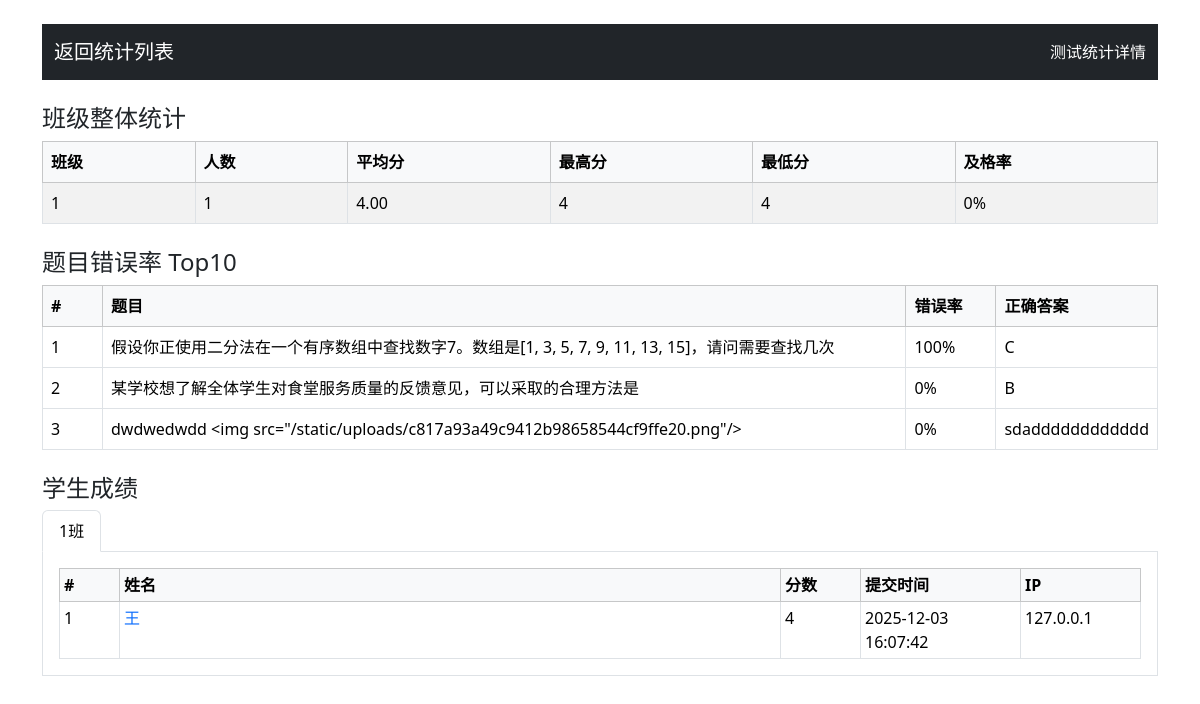
/test_statistics/19 (signed in), run on an earlier commit of the app's database.
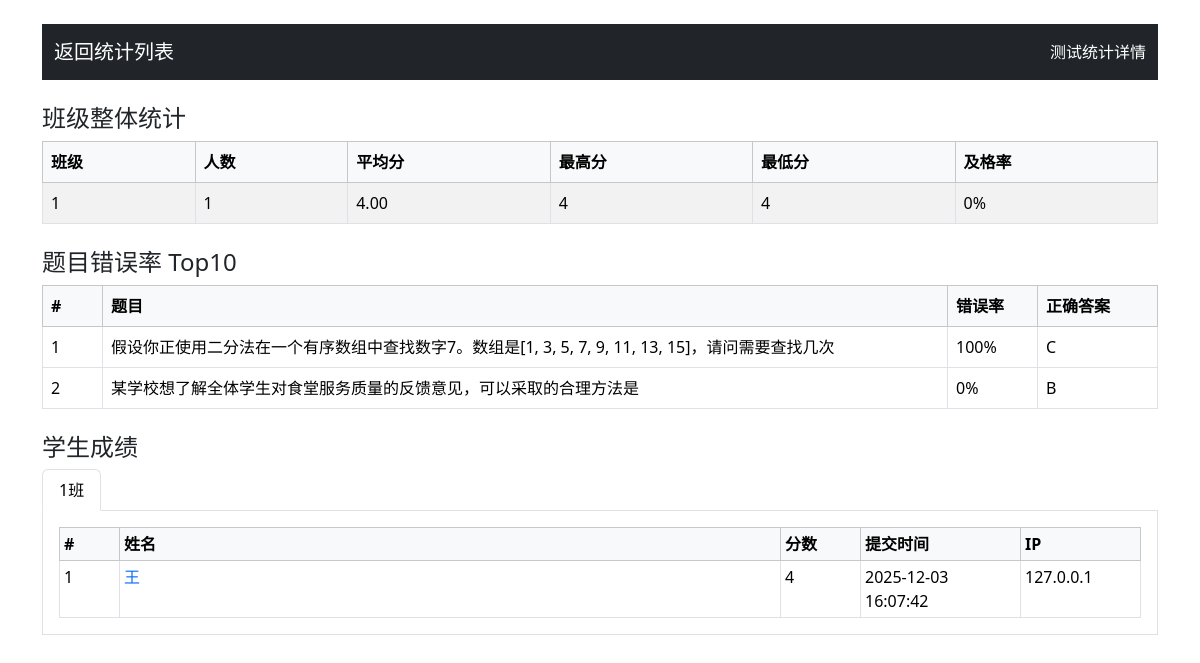
And on a later commit of the database.
### app.py (models this page shows)
class Question(db.Model):
    id = db.Column(db.Integer, primary_key=True)
    question_type = db.Column(db.String(20), nullable=False)
    content = db.Column(db.Text, nullable=False)
    image_path = db.Column(db.String(200))  # 题目配图
    option_a = db.Column(db.String(200))
    option_b = db.Column(db.String(200))
    option_c = db.Column(db.String(200))
    option_d = db.Column(db.String(200))
    option_e = db.Column(db.String(200))
    correct_answer = db.Column(db.String(200), nullable=False)
    score = db.Column(db.Integer, nullable=False)
    explanation = db.Column(db.Text)
    created_at = db.Column(db.DateTime, default=datetime.utcnow)
    bank_id = db.Column(db.Integer, db.ForeignKey('question_bank.id'), nullable=False)

class TestResult(db.Model):
    id = db.Column(db.Integer, primary_key=True)
    student_id = db.Column(db.Integer, db.ForeignKey('user.id'))
    student_name = db.Column(db.String(100), nullable=False)
    class_number = db.Column(db.String(50), nullable=False)
    test_id = db.Column(db.Integer, db.ForeignKey('test.id'), nullable=False)
    score = db.Column(db.Integer, nullable=False)
    created_at = db.Column(db.DateTime, default=datetime.utcnow)
    answers = db.Column(db.Text)
    ip_address = db.Column(db.String(15), nullable=True) # Added ip_address column
    test = db.relationship('Test', backref=db.backref('results', lazy=True))

### app.py (the view)
@app.route('/test_statistics/<int:test_id>')
def get_test_statistics(test_id):
    if 'role' not in session or session['role'] != 'teacher':
        return redirect(url_for('teacher_login'))
    results = TestResult.query.filter_by(test_id=test_id).order_by(TestResult.class_number, TestResult.student_name, TestResult.created_at).all()
    class_stats = {}
    class_students = {}
    for result in results:
        if result.class_number not in class_stats:
            class_stats[result.class_number] = {
                'student_count': 0,
                'total_score': 0,
                'scores': [],
                'pass_count': 0
            }
        stats = class_stats[result.class_number]
        stats['student_count'] += 1
        stats['total_score'] += result.score
        stats['scores'].append(result.score)
        if result.score >= 60:
            stats['pass_count'] += 1
        if result.class_number not in class_students:
            class_students[result.class_number] = []
        class_students[result.class_number].append({
            'name': result.student_name,
            'score': result.score,
            'submit_time': to_bj(result.created_at).strftime('%Y-%m-%d %H:%M:%S'),
            'ip': result.ip_address,
            'result_id': result.id
        })
    statistics = []
    for class_number, stats in class_stats.items():
        if stats['student_count'] > 0:
            statistics.append({
                'class_number': class_number,
                'student_count': stats['student_count'],
                'average_score': stats['total_score'] / stats['student_count'],
                'max_score': max(stats['scores']),
                'min_score': min(stats['scores']),
                'pass_rate': stats['pass_count'] / stats['student_count']
            })
    statistics.sort(key=lambda x: x['class_number'])
    class_students = dict(sorted(class_students.items(), key=lambda x: x[0]))
    question_stats = defaultdict(lambda: {'total': 0, 'wrong': 0, 'content': '', 'question_type': '', 'correct_answer': ''})
    for result in results:
        answers = json.loads(result.answers)
        for qid_str, stu_ans in answers.items():
            qid = int(qid_str)
            question = Question.query.get(qid)
            if not question:
                continue
            question_stats[qid]['total'] += 1
            question_stats[qid]['content'] = question.content
            question_stats[qid]['question_type'] = question.question_type
            question_stats[qid]['correct_answer'] = question.correct_answer
            is_wrong = False
            if question.question_type == 'single_choice':
                is_wrong = stu_ans != question.correct_answer
            elif question.question_type == 'multiple_choice':
                def normalize(ans):
                    return ''.join(sorted([c for c in ans.replace(',', '').replace(' ', '').upper() if c in 'ABCDE']))
                is_wrong = normalize(stu_ans) != normalize(question.correct_answer)
            elif question.question_type == 'true_false':
                is_wrong = stu_ans != question.correct_answer
            elif question.question_type == 'fill_blank':
                def norm_fill(s):
                    parts = [p.strip().lower() for p in s.replace('、', ',').split(',') if p.strip()]
                    return ','.join(parts)
                is_wrong = norm_fill(stu_ans) != norm_fill(question.correct_answer)
            if is_wrong:
                question_stats[qid]['wrong'] += 1
    error_questions = []
    for qid, stat in question_stats.items():
        if stat['total'] > 0:
            error_rate = stat['wrong'] / stat['total']
            question = Question.query.get(qid) # 重新获取question对象以访问选项
            if question:
                q_data = {
                    'id': qid,
                    'content': stat['content'],
                    'question_type': stat['question_type'],
                    'correct_answer': stat['correct_answer'],
                    'error_rate': error_rate,
                    'wrong_count': stat['wrong'],
                    'total_count': stat['total']
                }
                if question.question_type in ['single_choice', 'multiple_choice']:
                    q_data['option_a'] = question.option_a
                    q_data['option_b'] = question.option_b
                    q_data['option_c'] = question.option_c
                    q_data['option_d'] = question.option_d
                    if question.question_type == 'multiple_choice':
                        q_data['option_e'] = question.option_e
                error_questions.append(q_data)
    error_questions.sort(key=lambda x: x['error_rate'], reverse=True)
    top_error_questions = error_questions[:10]
    return render_template('test_statistics_detail.html', statistics=statistics, class_students=class_students, top_error_questions=top_error_questions)

### app.py (called while the page is built)
def to_bj(dt: datetime):
    return (dt + BJ_OFFSET) if dt else dt

### templates/test_statistics_detail.html (shortened to what this page needs)
<!DOCTYPE html>
<html lang="zh">
<head>
    <link href="{{ url_for('static', filename='bootstrap/css/bootstrap.min.css') }}" rel="stylesheet">
</head>
<body class="container mt-4">
    <nav class="navbar navbar-dark bg-dark mb-4">
        <div class="container-fluid">
            <a href="{{ url_for('test_statistics') }}" class="navbar-brand"> 返回统计列表</a>
            <span class="navbar-text text-white">测试统计详情</span>
        </div>
    </nav>
    <h4>班级整体统计</h4>
    {% if statistics %}
    <table class="table table-striped table-bordered">
        <thead class="table-light">
            <tr>
                <th>班级</th>
                <th>人数</th>
                <th>平均分</th>
                <th>最高分</th>
                <th>最低分</th>
                <th>及格率</th>
            </tr>
        </thead>
        <tbody>
            {% for stat in statistics %}
            <tr>
                <td>{{ stat.class_number }}</td>
                <td>{{ stat.student_count }}</td>
                <td>{{ '%.2f' % stat.average_score }}</td>
                <td>{{ stat.max_score }}</td>
                <td>{{ stat.min_score }}</td>
                <td>{{ '%.0f%%' % (stat.pass_rate*100) }}</td>
            </tr>
            {% endfor %}
        </tbody>
    </table>
    {% else %}
    <div class="alert alert-info">暂无数据</div>
    {% endif %}
    <h4 class="mt-4">题目错误率 Top10</h4>
    {% if top_error_questions %}
    <table class="table table-bordered">
        <thead class="table-light">
            <tr>
                <th style="width:60px">#</th>
                <th>题目</th>
                <th style="width:90px">错误率</th>
                <th style="width:120px">正确答案</th>
            </tr>
        </thead>
        <tbody>
            {% for q in top_error_questions %}
            <tr>
                <td>{{ loop.index }}</td>
                <td>{{ q.content|truncate(100) }}</td>
                <td>{{ '%.0f%%' % (q.error_rate*100) }}</td>
                <td>{{ q.correct_answer }}</td>
            </tr>
            {% endfor %}
        </tbody>
    </table>
    {% else %}
    <div class="alert alert-info">暂无错误题目统计</div>
    {% endif %}
    <h4 class="mt-4">学生成绩</h4>
    <ul class="nav nav-tabs" id="classTab" role="tablist">
        {% for class_number in class_students.keys() %}
        <li class="nav-item" role="presentation">
            <button class="nav-link {% if loop.first %}active{% endif %}" id="tab-{{ class_number }}" data-bs-toggle="tab" data-bs-target="#pane-{{ class_number }}" type="button" role="tab">{{ class_number }}班</button>
        </li>
        {% endfor %}
    </ul>
    <div class="tab-content border border-top-0 p-3" id="classTabContent">
        {% for class_number, students in class_students.items() %}
        <div class="tab-pane fade {% if loop.first %}show active{% endif %}" id="pane-{{ class_number }}" role="tabpanel">
            <table class="table table-sm table-bordered mb-0">
                <thead class="table-light">
                    <tr>
                        <th style="width:60px">#</th>
                        <th>姓名</th>
                        <th style="width:80px">分数</th>
                        <th style="width:160px">提交时间</th>
                        <th style="width:120px">IP</th>
                    </tr>
                </thead>
                <tbody>
                    {% for stu in students %}
                    <tr>
                        <td>{{ loop.index }}</td>
                        <td><a href="{{ url_for('test_result', result_id=stu.result_id) }}" target="_blank" class="text-primary text-decoration-none">{{ stu.name }}</a></td>
                        <td>{{ stu.score }}</td>
                        <td>{{ stu.submit_time }}</td>
                        <td>{{ stu.ip }}</td>
                    </tr>
                    {% endfor %}
                </tbody>
            </table>
        </div>
        {% endfor %}
    </div>
</body>
</html>

What changed in the data, as far as the page shows it:
removed Question: content "dwdwedwdd <img src=\"/static/uploads/c817a93a49c9412b98658544cf9ffe20.png\"/>", error_rate "0%", correct_answer "sdadddddddddddd"
